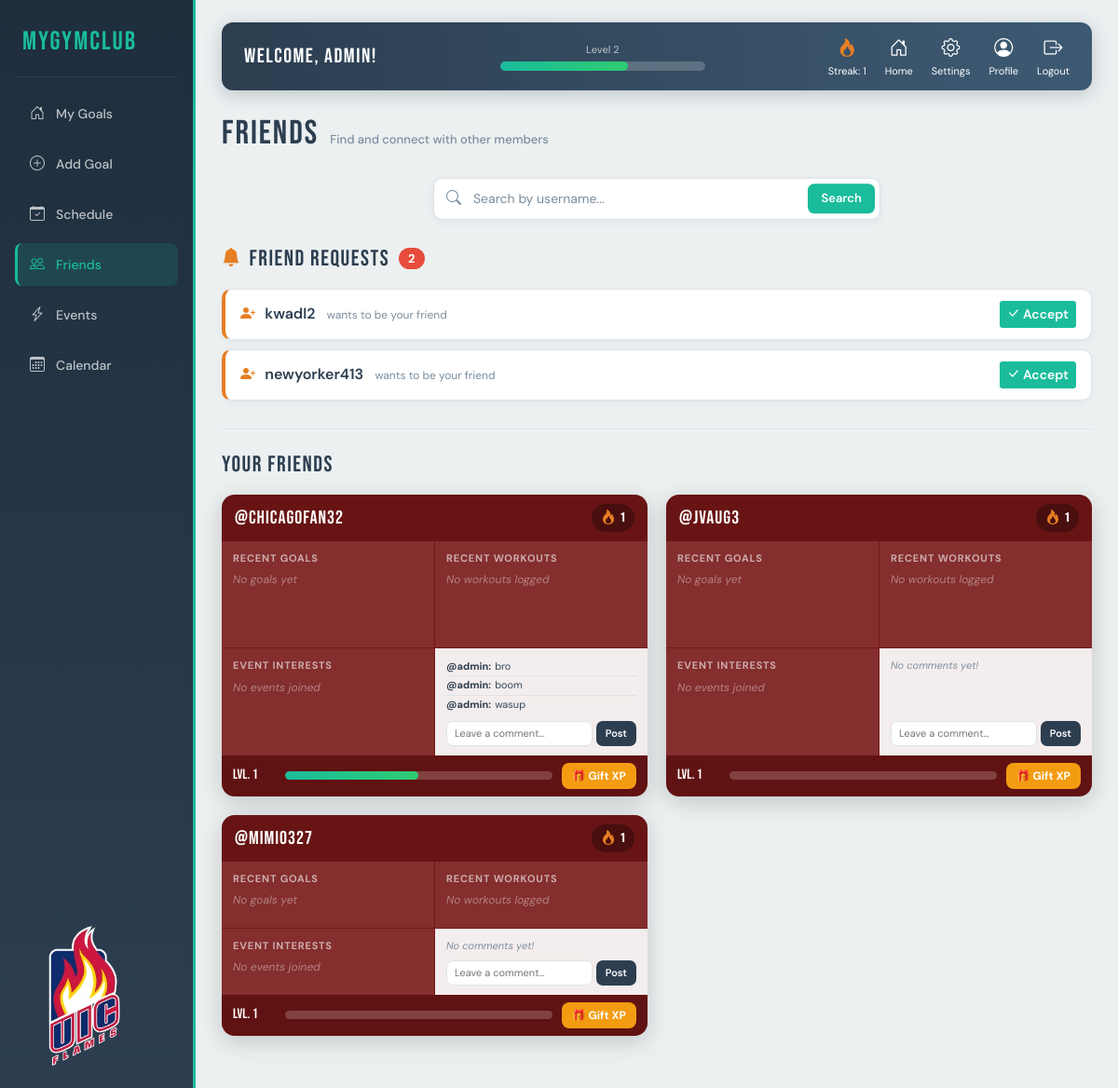
Page /friends (signed in) on the committed database.
### tables this page shows
CREATE TABLE Friends (
            sender TEXT NOT NULL,
            receiver TEXT NOT NULL,
            status TEXT NOT NULL CHECK(status IN ('pending', 'accepted')),
            UNIQUE(sender, receiver)
        );

CREATE TABLE Profile_Comments (
            id INTEGER PRIMARY KEY AUTOINCREMENT,
            author    TEXT NOT NULL,
            target    TEXT NOT NULL,
            comment   TEXT NOT NULL,
            timestamp DATETIME DEFAULT CURRENT_TIMESTAMP
        );

### main/runner.py (the view)
@app.route("/friends", methods=["GET"])
def friends():
    user = session.get("username")
    query = request.args.get("q", "").strip()
    friends_list = []
    results      = []
    statuses     = {}
    friend_data  = {}
    gift_xp_status = {}
    incoming_requests = []  # NEW
    if user:
        friends_list = db.get_friends(user)
        incoming_requests = db.get_incoming_requests(user)  # NEW
        for f in friends_list:
            f_rec = db.get_user_by_username(f)
            xp     = f_rec["experience"]  if f_rec else 0
            xp_cap = f_rec["xp_cap"]      if f_rec else 100
            level  = f_rec["level"]       if f_rec else 1
            streak = f_rec["streak"]      if f_rec else 0
            goals    = [g[1] for g in db.get_goals(f)][:2]
            workouts = db.get_recent_workouts(f, 2)
            events   = db.get_recent_attended_events(f, 2)
            comments = db.get_profile_comments(f, 3)
            friend_data[f] = {
                "xp": xp, "xp_cap": xp_cap, "level": level, "streak": streak,
                "goals": goals, "workouts": workouts, "events": events, "comments": comments,
            }
            gift_xp_status[f] = not db.can_gift_xp(user, f)
        if query:
            results = db.search_users(query)
            if user in results:
                results.remove(user)
            for r in results:
                statuses[r] = db.get_friend_status(user, r)
    return render_template(
        "friends.html",
        user=user, query=query,
        friends_list=friends_list,
        incoming_requests=incoming_requests,  # NEW
        results=results, statuses=statuses,
        friend_data=friend_data, gift_xp_status=gift_xp_status,
        xp_percentage=(db.get_XP(user) / db.get_xp_cap(user) * 100) if user else 0,
        level=db.get_level(user) if user else 0,
        streak=db.get_streak(user) if user else 0,
        login_link="/logout"
    )

### main/db.py (called while the page is built)
def get_recent_workouts(username, n=2):
    with sqlite3.connect(db_file) as conn:
        cur = conn.cursor()
        cur.execute("""
            SELECT DISTINCT goal_name
            FROM Workout_Logs
            WHERE username = ?
            ORDER BY date DESC
            LIMIT ?
        """, (username, n))
        return [row[0] for row in cur.fetchall()]

def get_recent_attended_events(username, n=2):
    with sqlite3.connect(db_file) as conn:
        cur = conn.cursor()
        cur.execute("""
            SELECT r.name
            FROM Attendance a
            JOIN Rec_Events r ON r.event_id = a.event_id
            WHERE a.username = ? AND a.attending = 1
            ORDER BY r.event_id DESC
            LIMIT ?
        """, (username, n))
        return [row[0] for row in cur.fetchall()]

def get_profile_comments(target, n=3):
    with sqlite3.connect(db_file) as conn:
        cur = conn.cursor()
        cur.execute("""
            SELECT id, author, comment, timestamp
            FROM Profile_Comments
            WHERE target = ?
            ORDER BY id DESC
            LIMIT ?
        """, (target, n))
        return cur.fetchall()

def can_gift_xp(giver, target):
    today = __import__('datetime').date.today().isoformat()
    with sqlite3.connect(db_file) as conn:
        cur = conn.cursor()
        cur.execute("""
            SELECT 1 FROM Gift_XP_Log
            WHERE giver = ? AND target = ? AND date = ?
        """, (giver, target, today))
        return cur.fetchone() is None

def get_friends(username):
    with sqlite3.connect(db_file) as conn:
        cur = conn.cursor()
        cur.execute("""
            SELECT sender, receiver
            FROM Friends
            WHERE status='accepted'
            AND (sender=? OR receiver=?)
        """, (username, username))
        rows = cur.fetchall()
        friends = []
        for sender, receiver in rows:
            if sender == username:
                friends.append(receiver)
            else:
                friends.append(sender)
        return friends

def get_incoming_requests(username):
    with sqlite3.connect(db_file, timeout=30) as conn:
        cur = conn.cursor()
        cur.execute("""
            SELECT sender FROM Friends
            WHERE receiver=? AND status='pending'
        """, (username,))
        return [row[0] for row in cur.fetchall()]

### templates/friends.html (shortened to what this page needs)
<!DOCTYPE html>
<html lang="en">
<head>
    <link rel="stylesheet" href="https://cdn.jsdelivr.net/npm/bootstrap@4.4.1/dist/css/bootstrap.min.css">
    <link rel="stylesheet" href="https://cdn.jsdelivr.net/npm/bootstrap-icons@1.11.3/font/bootstrap-icons.min.css">
</head>
<body>
<div class="sidebar">
    <div class="sidebar-brand">myGymClub</div>
    <a href="/home"><button class="nav-btn"><i class="bi bi-house-door"></i> My Goals</button></a>
    <a href="/add-goals"><button class="nav-btn"><i class="bi bi-plus-circle"></i> Add Goal</button></a>
    <a href="/schedule-workout"><button class="nav-btn"><i class="bi bi-calendar-check"></i> Schedule</button></a>
    <a href="/friends"><button class="nav-btn active"><i class="bi bi-people"></i> Friends</button></a>
    <a href="/events"><button class="nav-btn"><i class="bi bi-lightning-charge"></i> Events</button></a>
    <a href="/calendar"><button class="nav-btn"><i class="bi bi-calendar3"></i> Calendar</button></a>
    <img src="/static/uicflameslogo.png" alt="UIC Flames Logo"
         style="width:150px;height:auto;margin-top:auto;align-self:flex-start;">
</div>
<div class="main-content">
    <div class="topbar">
        <span class="topbar-welcome">Welcome, {{ user }}!</span>
        <div class="xp-block">
            <div class="xp-label">Level {{ level }}</div>
            <div class="xp-bar-wrap">
                <div class="xp-bar-fill" style="width:{{ xp_percentage }}%;"></div>
            </div>
        </div>
        <div class="topbar-icons">
            <div class="topbar-icon">
                <i class="bi bi-fire" style="color:#e67e22;"></i>Streak: {{ streak }}
            </div>
            <a class="topbar-icon" href="/home"><i class="bi bi-house-door"></i>Home</a>
            <a class="topbar-icon" href="/settings"><i class="bi bi-gear"></i>Settings</a>
            <a class="topbar-icon" href="/profile"><i class="bi bi-person-circle"></i>Profile</a>
            <a class="topbar-icon" href="{{ login_link }}"><i class="bi bi-box-arrow-right"></i>Logout</a>
        </div>
    </div>
    <div class="page-header">
        <div class="page-title">Friends</div>
        <span class="page-sub">Find and connect with other members</span>
    </div>
    <div class="search-section">
        <div class="search-wrapper">
            <form method="get" action="/friends" style="margin:0;">
                <input type="text" class="search-input" name="q"
                       placeholder="Search by username..."
                       value="{{ query if query else '' }}"
                       autocomplete="off">
                <button type="submit" class="search-btn">Search</button>
            </form>
        </div>
    </div>
    {% if incoming_requests %}
    <div class="section-heading">
        <i class="bi bi-bell-fill" style="color:#e67e22;font-size:20px;margin-right:8px;"></i>
        Friend Requests
        <span class="badge-count">{{ incoming_requests | length }}</span>
    </div>
    {% for sender in incoming_requests %}
    <div class="request-row">
        <div>
            <i class="bi bi-person-plus-fill" style="color:#e67e22;margin-right:6px;"></i>
            <span class="sender-name">{{ sender }}</span>
            <span class="sender-sub">wants to be your friend</span>
        </div>
        <form method="POST" action="/toggle-friend">
            <button class="btn btn-sm"
                    style="background:var(--teal);color:#fff;font-weight:600;border:none;">
                <i class="bi bi-check-lg"></i> Accept
            </button>
        </form>
    </div>
    {% endfor %}
    <hr class="section-divider">
    {% endif %}
    {% if friends_list %}
    <div class="section-heading">Your Friends</div>
    <div class="friends-grid">
        {% for f in friends_list %}
        {% set fd       = friend_data[f] %}
        {% set f_pct    = (fd['xp'] / fd['xp_cap'] * 100) if fd['xp_cap'] else 0 %}
        {% set gifted   = gift_xp_status[f] %}
        <div class="friend-card">
            <div class="fc-header">
                <span class="fc-username">@{{ f }}</span>
                <span class="fc-streak">
                    <i class="bi bi-fire"></i>{{ fd['streak'] }}
                </span>
            </div>
            <div class="fc-body">
                <div class="fc-panel">
                    <div class="fc-panel-title">Recent Goals</div>
                    {% if fd['goals'] %}
                        {% for g in fd['goals'] %}
                        <div class="fc-panel-item">
                            <i class="bi bi-bullseye tag-icon"></i>{{ g }}
                        </div>
                        {% endfor %}
                    {% else %}
                        <div class="fc-panel-empty">No goals yet</div>
                    {% endif %}
                </div>
                <div class="fc-panel">
                    <div class="fc-panel-title">Recent Workouts</div>
                    {% if fd['workouts'] %}
                        {% for w in fd['workouts'] %}
                        <div class="fc-panel-item">
                            <i class="bi bi-activity tag-icon"></i>{{ w }}
                        </div>
                        {% endfor %}
                    {% else %}
                        <div class="fc-panel-empty">No workouts logged</div>
                    {% endif %}
                </div>
                <div class="fc-panel">
                    <div class="fc-panel-title">Event Interests</div>
                    {% if fd['events'] %}
                        {% for e in fd['events'] %}
                        <div class="fc-panel-item">
                            <i class="bi bi-lightning-charge tag-icon"></i>{{ e }}
                        </div>
                        {% endfor %}
                    {% else %}
                        <div class="fc-panel-empty">No events joined</div>
                    {% endif %}
                </div>
                <div class="fc-comments-wrap">
                    <div class="fc-comment-list">
                        {% if fd['comments'] %}
                            {% for cid, author, text, ts in fd['comments'] %}
                            <div class="fc-comment-entry">
                                <span class="fc-comment-author">@{{ author }}:</span>{{ text }}
                            </div>
                            {% endfor %}
                        {% else %}
                            <div style="font-size:11px;color:var(--muted);font-style:italic;">
                                No comments yet!
                            </div>
                        {% endif %}
                    </div>
                    <form class="fc-comment-form" method="POST" action="/post-profile-comment">
                        <input class="fc-comment-input" type="text" name="comment"
                               placeholder="Leave a comment…" maxlength="200" required>
                        <button class="fc-comment-btn" type="submit">Post</button>
                    </form>
                </div>
            </div>
            <div class="fc-footer">
                <span class="fc-level-label">LVL. {{ fd['level'] }}</span>
                <div class="fc-xp-bar-wrap">
                    <div class="fc-xp-bar-fill" style="width:{{ f_pct | round(1) }}%;"></div>
                </div>
                <button class="fc-gift-btn"
                        onclick="giftXP(this, '{{ f }}')"
                        {% if gifted %}disabled title="Already gifted today"{% endif %}>
                    🎁 Gift XP
                </button>
            </div>
        </div>
        {% endfor %}
    </div>
    {% else %}
    <div class="friends-placeholder">
        <i class="bi bi-people"></i>
        <p>You have no friends yet. Search for users above to connect!</p>
    </div>
    {% endif %}
</div>
</body>
</html>

### rows in the picture
Friends: sender "kwadl2"
Friends: sender "newyorker413"
Friends: receiver "chicagofan32", streak "1", level "1", {{ f_pct | round(1) }} 50.0 (drawn)
Profile_Comments: author "admin", comment "bro"
Profile_Comments: author "admin", comment "boom"
Profile_Comments: author "admin", comment "wasup"
Friends: sender "jvaug3", streak "1", shows "No comments yet!", level "1"
Friends: sender "mimi0327", streak "1", shows "No comments yet!", level "1"

### other values in the picture
{{ user }} "admin"
{{ level }} "2"
{{ streak }} "1"
{{ incoming_requests | length }} "2"
